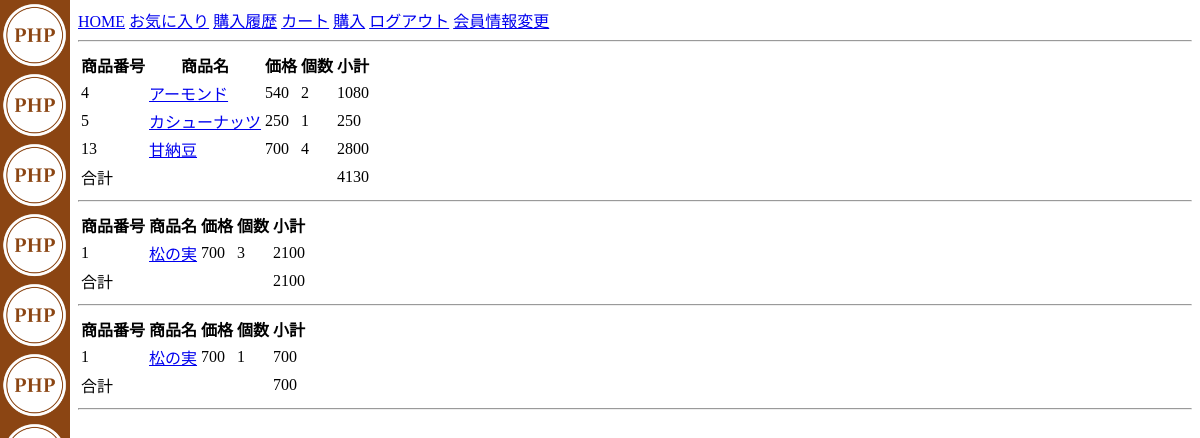
The app's page /history.php (signed in) with its own data.
### tables this page shows
CREATE TABLE `purchase` (
  `id` int(11) NOT NULL,
  `customer_id` int(11) NOT NULL,
  `date` timestamp NOT NULL DEFAULT CURRENT_TIMESTAMP ON UPDATE CURRENT_TIMESTAMP,
  PRIMARY KEY (`id`),
  KEY `customer_id` (`customer_id`),
  CONSTRAINT `purchase_ibfk_1` FOREIGN KEY (`customer_id`) REFERENCES `customer` (`id`)
);

CREATE TABLE `purchase_detail` (
  `purchase_id` int(11) NOT NULL,
  `product_id` int(11) NOT NULL,
  `count` int(11) NOT NULL,
  PRIMARY KEY (`purchase_id`,`product_id`),
  KEY `product_id` (`product_id`),
  CONSTRAINT `purchase_detail_ibfk_1` FOREIGN KEY (`purchase_id`) REFERENCES `purchase` (`id`),
  CONSTRAINT `purchase_detail_ibfk_2` FOREIGN KEY (`product_id`) REFERENCES `product` (`id`)
);

CREATE TABLE `product` (
  `id` int(11) NOT NULL AUTO_INCREMENT,
  `name` varchar(200) NOT NULL,
  `price` int(11) NOT NULL,
  `images` blob,
  PRIMARY KEY (`id`)
);

### history.php (the view, shortened to what this page needs)
<?php require '../header.php'; ?>
<?php require '../menu.php'; ?>
<?php
if (isset($_SESSION['customer'])) {
	require '../connect.php';
	$sql_purchase=$pdo->prepare(
		'select * from purchase where customer_id=? order by id desc');
	$sql_purchase->execute([$_SESSION['customer']['id']]);
	foreach ($sql_purchase as $row_purchase) {
		$sql_detail=$pdo->prepare(
			'select * from purchase_detail,product '.
			'where purchase_id=? and product_id=id');
		$sql_detail->execute([$row_purchase['id']]);
		echo '<table>';
		echo '<tr><th>商品番号</th><th>商品名</th>',
			'<th>価格</th><th>個数</th><th>小計</th></tr>';
		$total=0;
		foreach ($sql_detail as $row_detail) {
			echo '<tr>';
			echo '<td>', $row_detail['id'], '</td>';
			echo '<td><a href="detail.php?id=', $row_detail['id'], '">',
				$row_detail['name'], '</a></td>';
			echo '<td>', $row_detail['price'], '</td>';
			echo '<td>', $row_detail['count'], '</td>';
			$subtotal=$row_detail['price']*$row_detail['count'];
			$total+=$subtotal;
			echo '<td>', $subtotal, '</td>';
			echo '</tr>';
		}
		echo '<tr><td>合計</td><td></td><td></td><td></td><td>',
			$total, '</td></tr>';
		echo '</table>';
		echo '<hr>';
	}
} else {
	echo '購入履歴を表示するには、ログインしてください。';
}
?>
<?php require '../footer.php'; ?>

### style.css (style rules this page uses)
body { background-color: white; background-image: url(logo.png); background-size: 70px 70px; background-repeat: repeat-y; padding-left: 70px; }

### records on screen
purchase: total "4130"
purchase_detail: product "4", product.name "アーモンド", product.price "540", count "2", subtotal "1080"
purchase_detail: product "5", product.name "カシューナッツ", product.price "250", count "1"
purchase_detail: product "13", product.name "甘納豆", product.price "700", count "4", subtotal "2800"
purchase: total "2100"
purchase_detail: product "1", product.name "松の実", product.price "700", count "3", subtotal "2100"
purchase: total "700"
purchase_detail: product "1", product.name "松の実", product.price "700", count "1"
